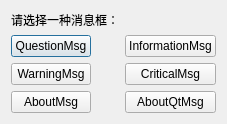
<?xml version="1.0" encoding="UTF-8"?>
<ui version="4.0">
 <class>messageDialog</class>
 <widget class="QDialog" name="messageDialog">
  <property name="geometry">
   <rect>
    <x>0</x>
    <y>0</y>
    <width>226</width>
    <height>119</height>
   </rect>
  </property>
  <property name="windowTitle">
   <string>标准消息对话框</string>
  </property>
  <layout class="QHBoxLayout" name="horizontalLayout">
   <item>
    <layout class="QFormLayout" name="formLayout">
     <item row="0" column="0">
      <widget class="QLabel" name="label">
       <property name="text">
        <string>请选择一种消息框：</string>
       </property>
      </widget>
     </item>
     <item row="1" column="0">
      <widget class="QPushButton" name="QuestionButton">
       <property name="sizePolicy">
        <sizepolicy hsizetype="Expanding" vsizetype="Fixed">
         <horstretch>0</horstretch>
         <verstretch>0</verstretch>
        </sizepolicy>
       </property>
       <property name="text">
        <string>QuestionMsg</string>
       </property>
      </widget>
     </item>
     <item row="1" column="1">
      <widget class="QPushButton" name="InformationButton">
       <property name="sizePolicy">
        <sizepolicy hsizetype="Expanding" vsizetype="Fixed">
         <horstretch>0</horstretch>
         <verstretch>0</verstretch>
        </sizepolicy>
       </property>
       <property name="text">
        <string>InformationMsg</string>
       </property>
      </widget>
     </item>
     <item row="2" column="0">
      <widget class="QPushButton" name="WarningButton">
       <property name="text">
        <string>WarningMsg</string>
       </property>
      </widget>
     </item>
     <item row="2" column="1">
      <widget class="QPushButton" name="CriticalButton">
       <property name="text">
        <string>CriticalMsg</string>
       </property>
      </widget>
     </item>
     <item row="3" column="0">
      <widget class="QPushButton" name="AboutButton">
       <property name="text">
        <string>AboutMsg</string>
       </property>
      </widget>
     </item>
     <item row="3" column="1">
      <widget class="QPushButton" name="AboutQtButton">
       <property name="text">
        <string>AboutQtMsg</string>
       </property>
      </widget>
     </item>
     <item row="0" column="1">
      <widget class="QLabel" name="label_dis">
       <property name="text">
        <string/>
       </property>
      </widget>
     </item>
    </layout>
   </item>
  </layout>
 </widget>
 <resources/>
 <connections/>
</ui>
